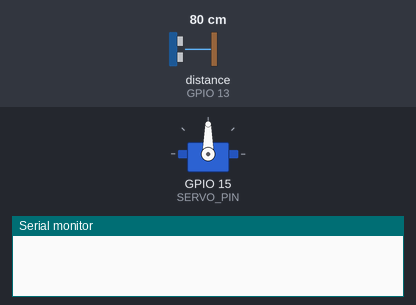
This sketch was run on a simulated ESP32. Shown: servo, the last lines printed to the serial monitor. Wiring (inferred from the names in the program): ultrasonic range finder: trigger GPIO 12; echo GPIO 13. Inputs (shaded band) come from the test bench; at power-on: distance to the obstacle (sensor on GPIO 13) 80 cm. The echo pulse lasts 58.3 µs per cm; WiFi joins after 1.5 s; servers stay silent unless stated.

Above: at 0.1 s.
At 9.9 s:
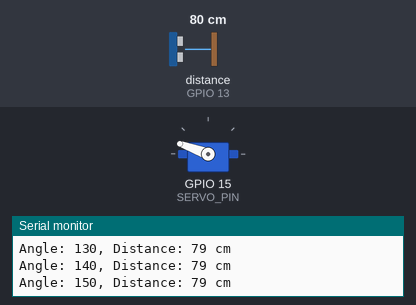
10.0 s: distance to the obstacle (sensor on GPIO 13) set to 250 cm
At 11.4 s:
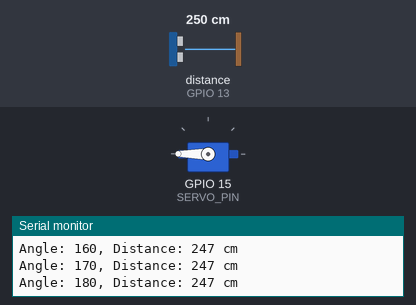
Timing chart, 0 to 19.5 s (numbered marks = the images above; inputs shaded):
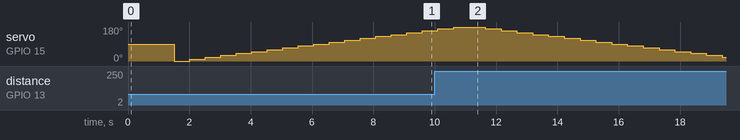

Measured:
- by itself, servo on GPIO 15 (SERVO_PIN): rises from 160° to 180° in 0.52 s, then falls to 20° in 8.8 s

The sketch:

rescue_boat.ino
```cpp
#include <WiFi.h>
#include <WebServer.h>
#include <DHT.h>
#include <Wire.h>
#include <Adafruit_MPU6050.h>
#include <Adafruit_Sensor.h>
#include <ESP32Servo.h> // Use ESP32Servo instead of Servo

// DHT Sensor
#define DHTPIN 14
#define DHTTYPE DHT11
DHT dht(DHTPIN, DHTTYPE);

// MPU6050
Adafruit_MPU6050 mpu;

// Ultrasonic Sensor
#define TRIG_PIN 12
#define ECHO_PIN 13

// Servo Motor
#define SERVO_PIN 15
Servo servo;

// GPS Module
HardwareSerial gpsSerial(2); // Use HardwareSerial for ESP32 (UART2)

// WiFi credentials
const char* ssid = "Your_SSID";
const char* password = "Your_PASSWORD";

void setup() {
  Serial.begin(115200);

  // Initialize DHT
  dht.begin();

  // Initialize MPU6050
  if (!mpu.begin()) {
    Serial.println("MPU6050 not found!");
    while (1);
  }
  mpu.setAccelerometerRange(MPU6050_RANGE_8_G);
  mpu.setGyroRange(MPU6050_RANGE_500_DEG);

  // Initialize GPS
  gpsSerial.begin(9600, SERIAL_8N1, 16, 17); // Specify RX (16) and TX (17)

  // Initialize Ultrasonic Pins
  pinMode(TRIG_PIN, OUTPUT);
  pinMode(ECHO_PIN, INPUT);

  // Initialize Servo
  servo.attach(SERVO_PIN);

  // Connect to WiFi
  WiFi.begin(ssid, password);
  while (WiFi.status() != WL_CONNECTED) {
    delay(500);
    Serial.print(".");
  }
  Serial.println("\nWiFi connected!");

  // Initialize Camera
  // ESP32Cam.begin(); // Uncomment if using ESP32-CAM-specific functions
}

void loop() {
  // Radar Scanning with Servo
  for (int angle = 0; angle <= 180; angle += 10) {
    servo.write(angle);
    delay(500);  // Allow time for servo to reach position
    long distance = measureDistance();
    Serial.printf("Angle: %d, Distance: %ld cm\n", angle, distance);
  }
  for (int angle = 180; angle >= 0; angle -= 10) {
    servo.write(angle);
    delay(500);
    long distance = measureDistance();
    Serial.printf("Angle: %d, Distance: %ld cm\n", angle, distance);
  }

  // Read DHT sensor
  float temp = dht.readTemperature();
  float humidity = dht.readHumidity();
  Serial.printf("Temperature: %.2f C, Humidity: %.2f %%\n", temp, humidity);

  // Read MPU6050
  sensors_event_t accel, gyro, tempMpu;
  mpu.getEvent(&accel, &gyro, &tempMpu);
  Serial.printf("Acceleration: X=%.2f, Y=%.2f, Z=%.2f\n",
                accel.acceleration.x, accel.acceleration.y, accel.acceleration.z);

  // Read GPS Data
  String gpsData = "";
  while (gpsSerial.available()) {
    gpsData += (char)gpsSerial.read();
  }
  Serial.printf("GPS Data: %s\n", gpsData.c_str());

  delay(2000);
}

// Function to measure distance using ultrasonic sensor
long measureDistance() {
  digitalWrite(TRIG_PIN, LOW);
  delayMicroseconds(2);
  digitalWrite(TRIG_PIN, HIGH);
  delayMicroseconds(10);
  digitalWrite(TRIG_PIN, LOW);

  long duration = pulseIn(ECHO_PIN, HIGH);
  long distance = duration * 0.034 / 2;  // Convert to cm
  return distance;
}
```
